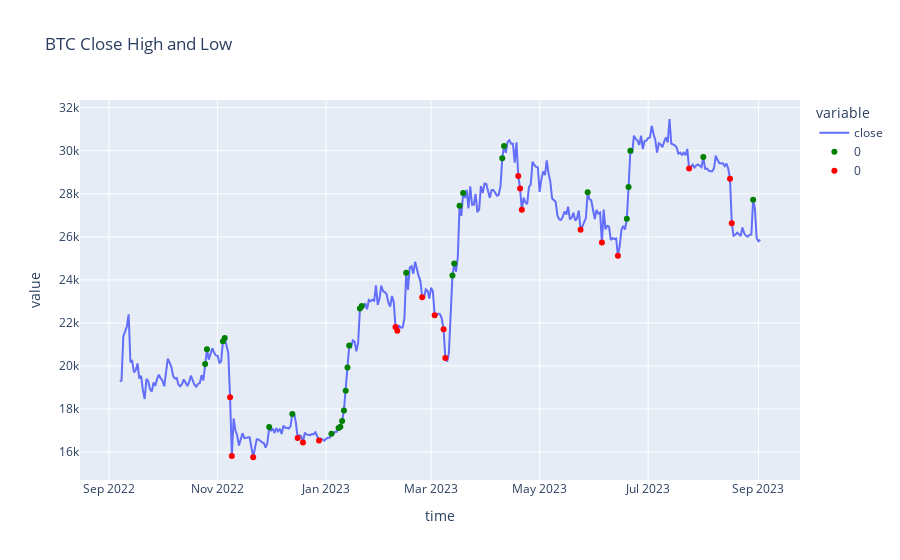

Notebook cell for this chart:
### Markdown cell above
### Step 3: Compute Long and Short Signals

Using the generated indicator of highs and lows, create long and short signals using a breakout strategy.

| Signal | Condition |
|----|------|
| -1 | Low > Close Price |
| 1  | High < Close Price |
| 0  | Otherwise |

### Code cell
def get_long_short(close, lookback_high, lookback_low): 
    """
    Get signals from comparing the close and high and low dataframes
    
    Parameters
    ----------
    close : DataFrame
        close price for asset
    lookback_high : DataFrame
        moving average high prices
    lookback_low : int
        moving average low prices
    
    Returns
    -------
    signals: Series 
        series of 1, -1 or 0 signals which translates to long, short or do nothing
    """

    signals = np.where(close > lookback_high, 1, np.where(close < lookback_low, -1, 0))
    
    return pd.Series(signals, index = btc_ohlcv.index, name='signals')


signals = get_long_short(btc_ohlcv['close'], btc_rolling_high, btc_rolling_low)

fig = px.line(btc_ohlcv['close'], title = 'BTC Close High and Low')
fig.add_trace(px.scatter((signals.loc[signals ==1]*btc_ohlcv['close']), 
                         color_discrete_sequence=['green']).data[0])
fig.add_trace(px.scatter(signals.loc[signals ==-1]*-btc_ohlcv['close'], 
                         color_discrete_sequence=['red']).data[0])
fig.show()

### Figure 1 — Plotly figure (JSON) as saved in the notebook; plotly's stock layout.template omitted (floating-point values rounded to 4 significant figures; data arrays with more than 128 entries replaced by an {"elided": "..."} marker saying what was removed)
{"data": [{"hovertemplate": "variable=close<br>time=%{x}<br>value=%{y}<extra></extra>", "legendgroup": "close", "line": {"color": "#636efa", "dash": "solid"}, "marker": {"symbol": "circle"}, "mode": "lines", "name": "close", "orientation": "v", "showlegend": true, "type": "scatter", "x": {"elided": "361 str values"}, "xaxis": "x", "y": {"elided": "361 float values"}, "yaxis": "y"}, {"hovertemplate": "variable=0<br>time=%{x}<br>value=%{y}<extra></extra>", "legendgroup": "0", "marker": {"color": "green", "symbol": "circle"}, "mode": "markers", "name": "0", "orientation": "v", "showlegend": true, "type": "scatter", "x": {"elided": "361 str values"}, "xaxis": "x", "y": {"elided": "361 float values"}, "yaxis": "y"}, {"hovertemplate": "variable=0<br>time=%{x}<br>value=%{y}<extra></extra>", "legendgroup": "0", "marker": {"color": "red", "symbol": "circle"}, "mode": "markers", "name": "0", "orientation": "v", "showlegend": true, "type": "scatter", "x": {"elided": "361 str values"}, "xaxis": "x", "y": {"elided": "361 float values"}, "yaxis": "y"}], "layout": {"legend": {"title": {"text": "variable"}, "tracegroupgap": 0}, "title": {"text": "BTC Close High and Low"}, "xaxis": {"anchor": "y", "domain": [0, 1], "title": {"text": "time"}}, "yaxis": {"anchor": "x", "domain": [0, 1], "title": {"text": "value"}}}}
